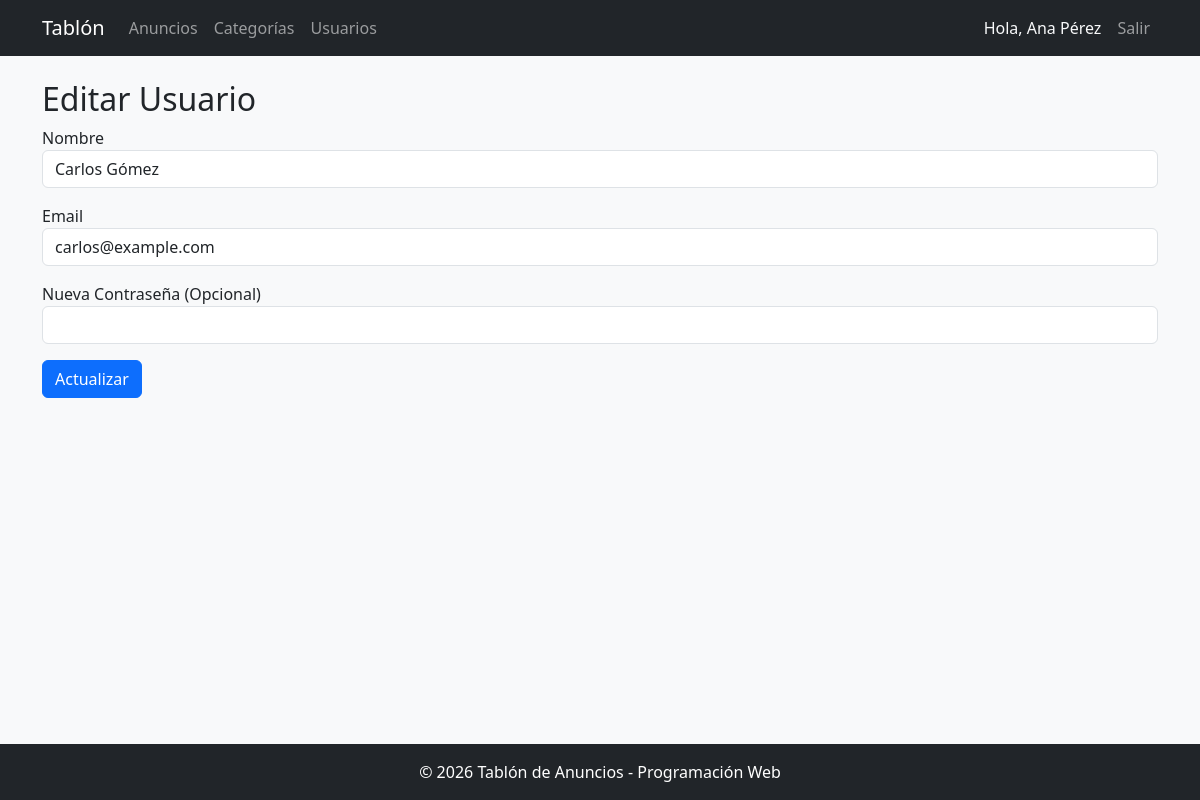
Page /usuarios/editar/2 (signed in) on the committed database.
### app/models.py (models this page shows, shortened)
class Usuario(UserMixin, db.Model):
    __tablename__ = 'usuarios'
    id = db.Column(db.Integer, primary_key=True)
    nombre = db.Column(db.String(100), nullable=False)
    email = db.Column(db.String(120), unique=True, nullable=False)
    password_hash = db.Column(db.String(128), nullable=False)
    anuncios = db.relationship('Anuncio', backref='autor', lazy=True)

### app/usuarios/routes.py (the view, shortened to what this page needs)
@bp_usuarios.route('/editar/<int:id>', methods=['GET', 'POST'])
@login_required
def editar(id):
    user = Usuario.query.get_or_404(id)
    return render_template('editar.html', usuario=user)

### app/app.py (called while the page is built)
@login_manager.user_loader
def load_user(user_id):
    from app.models import Usuario
    return Usuario.query.get(int(user_id))

### app/usuarios/templates/editar.html
{% extends "base.html" %}
{% block content %}
<h2>Editar Usuario</h2>
<form method="POST">
    <div class="mb-3"><label>Nombre</label><input type="text" name="nombre" class="form-control" value="{{ usuario.nombre }}" required></div>
    <div class="mb-3"><label>Email</label><input type="email" name="email" class="form-control" value="{{ usuario.email }}" required></div>
    <div class="mb-3"><label>Nueva Contraseña (Opcional)</label><input type="password" name="password" class="form-control"></div>
    <button type="submit" class="btn btn-primary">Actualizar</button>
</form>
{% endblock %}

### app/templates/base.html (shortened to what this page needs)
<!DOCTYPE html>
<html lang="es">
<head>
    <link href="https://cdn.jsdelivr.net/npm/bootstrap@5.3.0/dist/css/bootstrap.min.css" rel="stylesheet">
</head>
<body class="d-flex flex-column min-vh-100 bg-light">
    <nav class="navbar navbar-expand-lg navbar-dark bg-dark">
        <div class="container">
            <a class="navbar-brand" href="{{ url_for('index') }}">Tablón</a>
            <div class="collapse navbar-collapse" id="navbarNav">
                <ul class="navbar-nav me-auto">
                    <li class="nav-item">
                        <a class="nav-link" href="{{ url_for('anuncios.listar') }}">Anuncios</a>
                    </li>
                    {% if current_user.is_authenticated %}
                    <li class="nav-item">
                        <a class="nav-link" href="{{ url_for('categorias.listar') }}">Categorías</a>
                    </li>
                    <li class="nav-item">
                        <a class="nav-link" href="{{ url_for('usuarios.listar') }}">Usuarios</a>
                    </li>
                    {% endif %}
                </ul>
                <ul class="navbar-nav">
                    {% if current_user.is_authenticated %}
                        <li class="nav-item">
                            <span class="nav-link text-light">Hola, {{ current_user.nombre }}</span>
                        </li>
                        <li class="nav-item">
                            <a class="nav-link" href="{{ url_for('auth.logout') }}">Salir</a>
                        </li>
                    {% else %}
                        <li class="nav-item">
                            <a class="nav-link" href="{{ url_for('auth.login') }}">Login</a>
                        </li>
                    {% endif %}
                </ul>
            </div>
        </div>
    </nav>
    <main class="container flex-grow-1 mt-4">
        {% block content %}{% endblock %}
    </main>
    <footer class="bg-dark text-white text-center py-3 mt-auto">
        <p class="mb-0">&copy; 2026 Tablón de Anuncios - Programación Web</p>
    </footer>
</body>
</html>

### rows in the picture
Usuario: nombre "Ana Pérez"
Usuario: nombre "Carlos Gómez", email "carlos@example.com"
